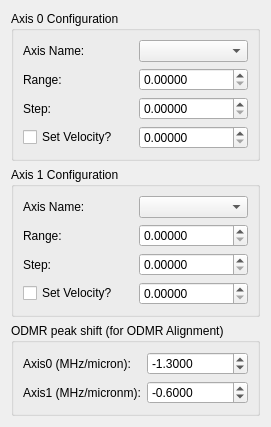
            <widget class="QWidget" name="tab_4">
             <attribute name="title">
              <string>Axes</string>
             </attribute>
             <layout class="QGridLayout" name="gridLayout_25">
              <item row="0" column="0">
               <widget class="QGroupBox" name="groupBox">
                <property name="sizePolicy">
                 <sizepolicy hsizetype="Minimum" vsizetype="Preferred">
                  <horstretch>0</horstretch>
                  <verstretch>0</verstretch>
                 </sizepolicy>
                </property>
                <property name="title">
                 <string>Axis 0 Configuration</string>
                </property>
                <layout class="QGridLayout" name="gridLayout_12">
                 <item row="0" column="0">
                  <widget class="QLabel" name="label">
                   <property name="text">
                    <string>Axis Name:</string>
                   </property>
                  </widget>
                 </item>
                 <item row="1" column="0">
                  <widget class="QLabel" name="align_2d_axes0_range_Label">
                   <property name="text">
                    <string>Range:</string>
                   </property>
                  </widget>
                 </item>
                 <item row="2" column="0">
                  <widget class="QLabel" name="align_2d_axes0_step_Label">
                   <property name="text">
                    <string>Step:</string>
                   </property>
                  </widget>
                 </item>
                 <item row="0" column="1">
                  <widget class="QComboBox" name="align_2d_axis0_name_ComboBox"/>
                 </item>
                 <item row="3" column="0">
                  <widget class="QCheckBox" name="align_2d_axis0_set_vel_CheckBox">
                   <property name="text">
                    <string>Set Velocity?</string>
                   </property>
                  </widget>
                 </item>
                 <item row="3" column="1">
                  <widget class="ScienDSpinBox" name="align_2d_axis0_vel_DSpinBox">
                   <property name="decimals">
                    <number>5</number>
                   </property>
                  </widget>
                 </item>
                 <item row="1" column="1">
                  <widget class="ScienDSpinBox" name="align_2d_axis0_range_DSpinBox">
                   <property name="decimals">
                    <number>5</number>
                   </property>
                  </widget>
                 </item>
                 <item row="2" column="1">
                  <widget class="ScienDSpinBox" name="align_2d_axis0_step_DSpinBox">
                   <property name="decimals">
                    <number>5</number>
                   </property>
                  </widget>
                 </item>
                </layout>
               </widget>
              </item>
              <item row="1" column="0">
               <widget class="QGroupBox" name="groupBox_2">
                <property name="sizePolicy">
                 <sizepolicy hsizetype="Minimum" vsizetype="Preferred">
                  <horstretch>0</horstretch>
                  <verstretch>0</verstretch>
                 </sizepolicy>
                </property>
                <property name="title">
                 <string>Axis 1 Configuration</string>
                </property>
                <layout class="QGridLayout" name="gridLayout_14">
                 <item row="0" column="1">
                  <widget class="QComboBox" name="align_2d_axis1_name_ComboBox"/>
                 </item>
                 <item row="2" column="0">
                  <widget class="QLabel" name="align_2d_axes1_step_Label">
                   <property name="text">
                    <string>Step:</string>
                   </property>
                  </widget>
                 </item>
                 <item row="1" column="1">
                  <widget class="ScienDSpinBox" name="align_2d_axis1_range_DSpinBox">
                   <property name="decimals">
                    <number>5</number>
                   </property>
                  </widget>
                 </item>
                 <item row="0" column="0">
                  <widget class="QLabel" name="label_2">
                   <property name="text">
                    <string>Axis Name:</string>
                   </property>
                  </widget>
                 </item>
                 <item row="2" column="1">
                  <widget class="ScienDSpinBox" name="align_2d_axis1_step_DSpinBox">
                   <property name="decimals">
                    <number>5</number>
                   </property>
                  </widget>
                 </item>
                 <item row="1" column="0">
                  <widget class="QLabel" name="align_2d_axes1_range_Label">
                   <property name="text">
                    <string>Range:</string>
                   </property>
                  </widget>
                 </item>
                 <item row="3" column="0">
                  <widget class="QCheckBox" name="align_2d_axis1_set_vel_CheckBox">
                   <property name="text">
                    <string>Set Velocity?</string>
                   </property>
                  </widget>
                 </item>
                 <item row="3" column="1">
                  <widget class="ScienDSpinBox" name="align_2d_axis1_vel_DSpinBox">
                   <property name="decimals">
                    <number>5</number>
                   </property>
                  </widget>
                 </item>
                </layout>
               </widget>
              </item>
              <item row="2" column="0">
               <widget class="QGroupBox" name="groupBox_10">
                <property name="title">
                 <string>ODMR peak shift (for ODMR Alignment)</string>
                </property>
                <layout class="QGridLayout" name="gridLayout_2">
                 <item row="1" column="0">
                  <widget class="QLabel" name="label_35">
                   <property name="text">
                    <string>Axis0 (MHz/micron):</string>
                   </property>
                  </widget>
                 </item>
                 <item row="2" column="0">
                  <widget class="QLabel" name="label_37">
                   <property name="text">
                    <string>Axis1 (MHz/micronm):</string>
                   </property>
                  </widget>
                 </item>
                 <item row="2" column="1">
                  <widget class="QDoubleSpinBox" name="align_2d_axis1_shift_DSpinBox">
                   <property name="decimals">
                    <number>4</number>
                   </property>
                   <property name="minimum">
                    <double>-100000.000000000000000</double>
                   </property>
                   <property name="maximum">
                    <double>1000000.000000000000000</double>
                   </property>
                   <property name="value">
                    <double>-0.600000000000000</double>
                   </property>
                  </widget>
                 </item>
                 <item row="1" column="1">
                  <widget class="QDoubleSpinBox" name="align_2d_axis0_shift_DSpinBox">
                   <property name="decimals">
                    <number>4</number>
                   </property>
                   <property name="minimum">
                    <double>-100000.000000000000000</double>
                   </property>
                   <property name="maximum">
                    <double>100000.000000000000000</double>
                   </property>
                   <property name="value">
                    <double>-1.300000000000000</double>
                   </property>
                  </widget>
                 </item>
                </layout>
               </widget>
              </item>
             </layout>
            </widget>
